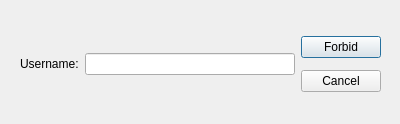
<?xml version="1.0" encoding="UTF-8"?>
<ui version="4.0">
 <class>ChangeUserModeModal</class>
 <widget class="QDialog" name="ChangeUserModeModal">
  <property name="geometry">
   <rect>
    <x>0</x>
    <y>0</y>
    <width>400</width>
    <height>124</height>
   </rect>
  </property>
  <property name="windowTitle">
   <string>Dialog</string>
  </property>
  <widget class="QWidget" name="">
   <property name="geometry">
    <rect>
     <x>20</x>
     <y>30</y>
     <width>361</width>
     <height>68</height>
    </rect>
   </property>
   <layout class="QHBoxLayout" name="horizontalLayout_2">
    <item>
     <layout class="QHBoxLayout" name="horizontalLayout">
      <item>
       <widget class="QLabel" name="label">
        <property name="text">
         <string>Username:</string>
        </property>
       </widget>
      </item>
      <item>
       <widget class="QLineEdit" name="userNameField"/>
      </item>
     </layout>
    </item>
    <item>
     <layout class="QVBoxLayout" name="verticalLayout">
      <item>
       <widget class="QPushButton" name="forbidButton">
        <property name="text">
         <string>Forbid</string>
        </property>
       </widget>
      </item>
      <item>
       <widget class="QPushButton" name="cancelButton">
        <property name="text">
         <string>Cancel</string>
        </property>
       </widget>
      </item>
     </layout>
    </item>
   </layout>
  </widget>
 </widget>
 <resources/>
 <connections/>
</ui>
